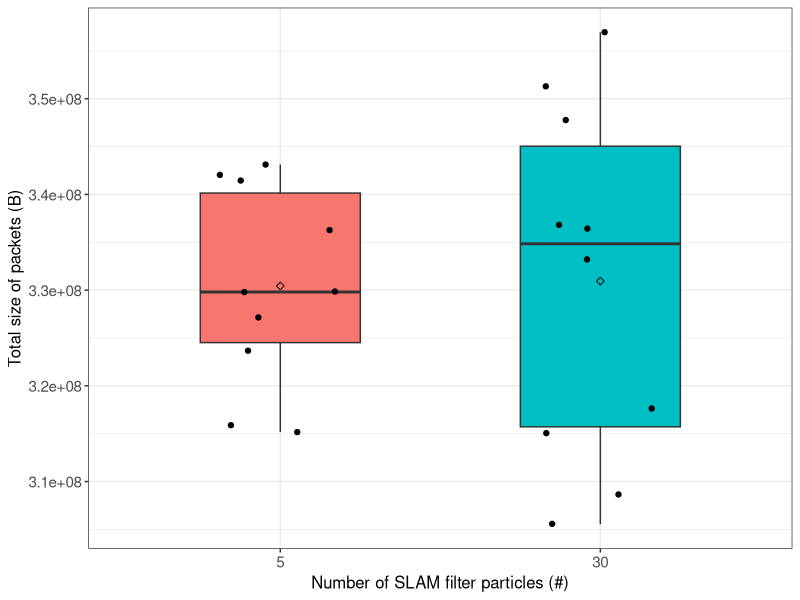
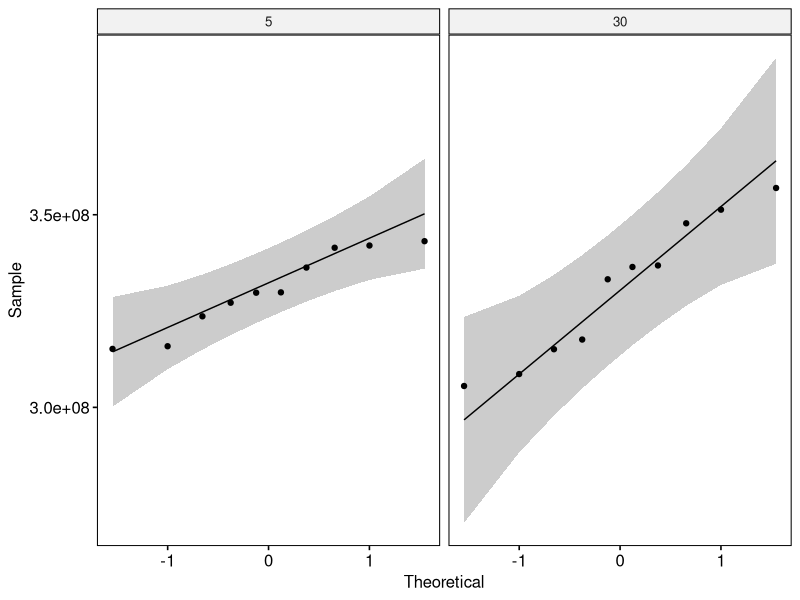

These charts were generated, in order, by the following R code:
## ---- chunk 1
if (!require('tidyverse')) install.packages('tidyverse', dependencies = TRUE); library('tidyverse')
if (!require('ggpubr')) install.packages('ggpubr', dependencies = TRUE); library('ggpubr')
if (!require('rstatix')) install.packages('rstatix', dependencies = TRUE); library('rstatix')
if (!require('ggplot2')) install.packages('ggplot2', dependencies = TRUE); library('ggplot2')
## ---- chunk 2
data <- read.csv(file = '../../raw_data/test_particles/run_table.csv')
data <- subset(data, select = c(X__run_id, particles, size_of_packets))
data$particles <- as.factor(data$particles)
data$size_of_packets <- as.numeric(data$size_of_packets)
## ---- chunk 3
data %>%
  group_by(particles) %>%
  get_summary_stats(size_of_packets, type = "mean_sd")
## ---- chunk 4
ggplot(data, aes(x = particles, y = size_of_packets, fill = particles)) +
  theme_bw() + 
  geom_boxplot(width = 0.5, outlier.size = 0.5) + 
  geom_jitter(width = 0.2) +
  stat_summary(fun = mean, color = 'black', geom = 'point', shape = 5, size = 1.5) +
  labs(x = "Number of SLAM filter particles (#)", y = "Total size of packets (B)") +
  theme(legend.position = 'none') +
  theme(
    axis.title.x = element_text(size = 12, family = 'sans'),
    axis.title.y = element_text(size = 12, family = 'sans'),
    axis.text.x = element_text(size = 11, family = 'sans'),
    axis.text.y = element_text(size = 11, family = 'sans'),
    
  )
## ---- chunk 5
data %>% 
  group_by(particles) %>%
  identify_outliers(size_of_packets)
## ---- chunk 6
ggqqplot(data, x = "size_of_packets", facet.by = "particles")
## ---- chunk 7
data %>%
  group_by(particles) %>%
  shapiro_test(size_of_packets)
## ---- chunk 8
data %>%
  t_test(size_of_packets ~ particles) %>%
  add_significance()
